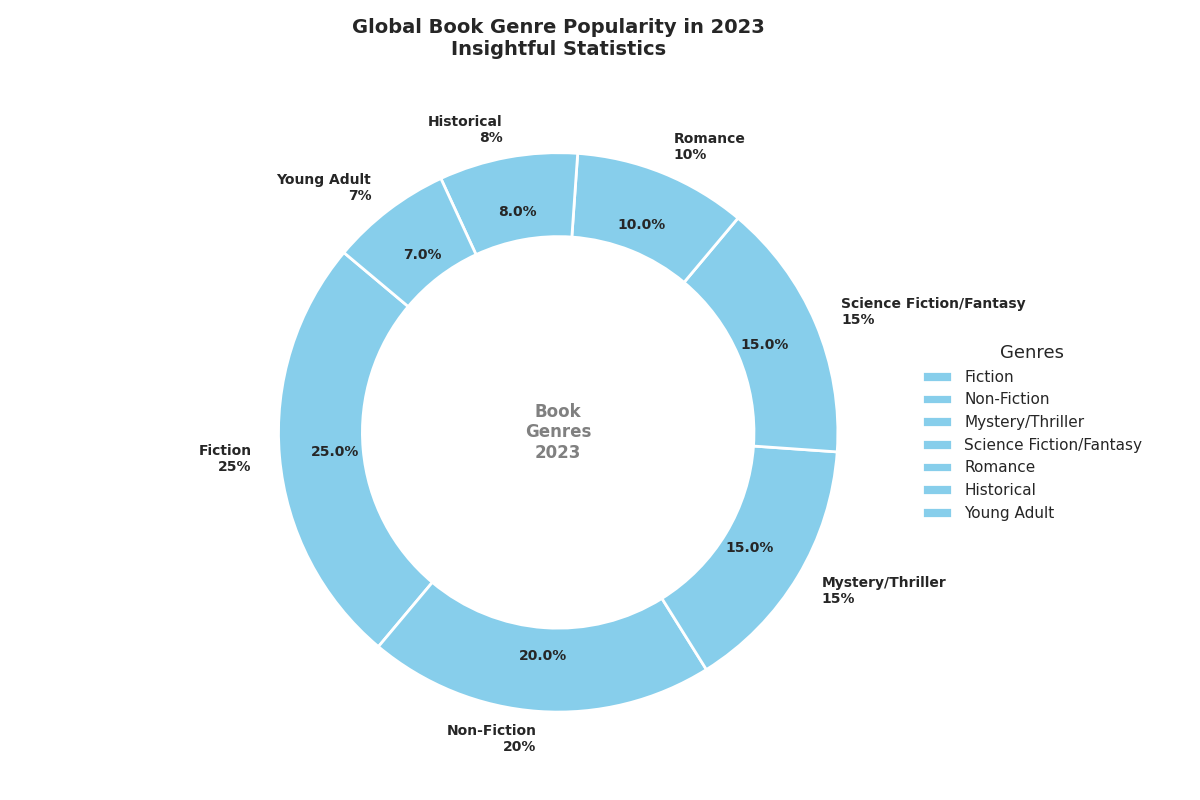

Generate this figure with Python:
import matplotlib.pyplot as plt
import numpy as np

# Data preparation
genres = [
    'Fiction', 
    'Non-Fiction', 
    'Mystery/Thriller', 
    'Science Fiction/Fantasy', 
    'Romance', 
    'Historical', 
    'Young Adult'
]

popularity = [25, 20, 15, 15, 10, 8, 7]

# Apply a single color across all data groups
single_color = 'skyblue'

# Create the plot
fig, ax = plt.subplots(figsize=(12, 8))
wedges, texts, autotexts = ax.pie(
    popularity, 
    labels=[f'{genre}\n{pop}%' for genre, pop in zip(genres, popularity)], 
    colors=[single_color] * len(genres),  # Use the same color for all wedges
    autopct=lambda p: f'{p:.1f}%', 
    startangle=140,
    pctdistance=0.8, 
    wedgeprops=dict(width=0.3, edgecolor='white', linewidth=2),
    textprops={'fontsize': 10, 'weight': 'bold'}
)

# Draw circle for the donut chart
centre_circle = plt.Circle((0, 0), 0.60, fc='white')
fig.gca().add_artist(centre_circle)

# Add additional information in the center
ax.text(0, 0, 'Book\nGenres\n2023', horizontalalignment='center',
        verticalalignment='center', fontsize=12, weight='bold', color='gray')

# Set title
ax.set_title('Global Book Genre Popularity in 2023\nInsightful Statistics', fontsize=14, weight='bold', pad=20)

# Adjust the legend
ax.legend(
    wedges, 
    genres, 
    title="Genres", 
    title_fontsize='13', 
    fontsize='11', 
    loc='center left', 
    bbox_to_anchor=(1, 0.5),
    frameon=False
)

# Automatically adjust layout to prevent overlap
plt.tight_layout()

# Display the plot
plt.show()
